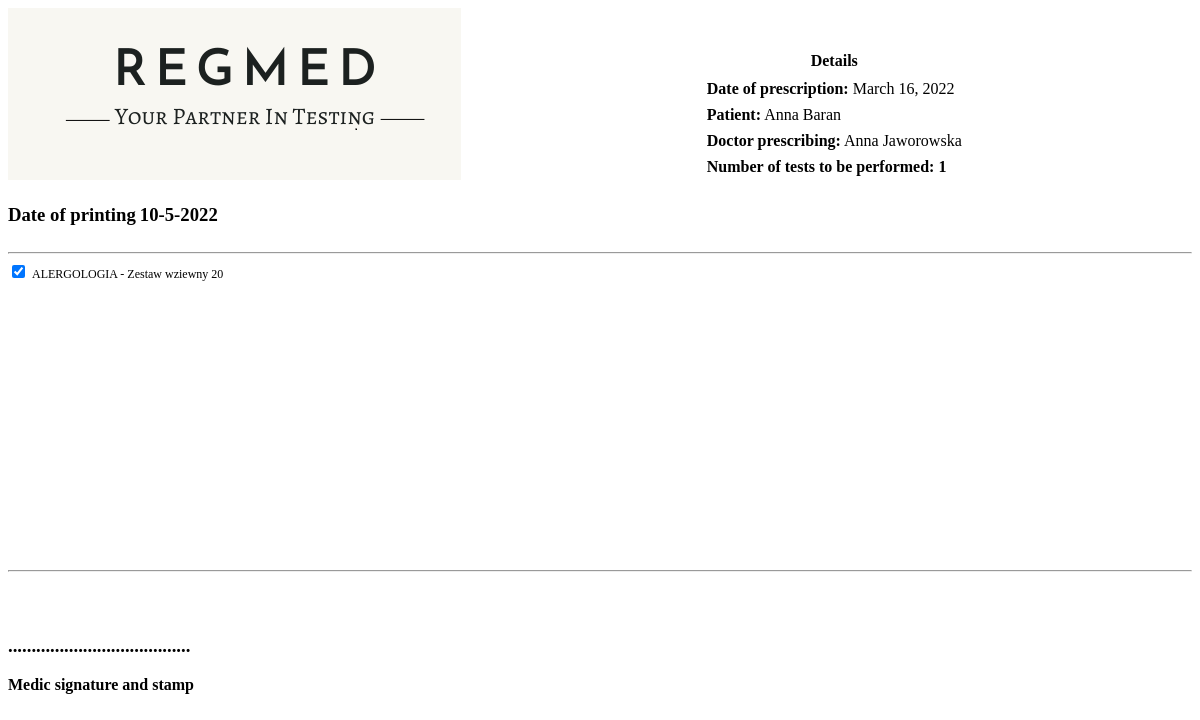
/testing_printout/13, run on the app's committed database.
### ref/models.py (models this page shows, shortened)
class Test(models.Model):
    fk_patient = models.ForeignKey(Patient,null=False,on_delete=models.CASCADE)
    fk_medic = models.ForeignKey(Medic,null=False,on_delete=models.CASCADE)
    date_of_issue = models.DateField()

class Patient(models.Model):
    SEX = (
        ('Male', 'Male'),
        ('Female', 'Female')
    )
    user = models.OneToOneField(User, on_delete=models.CASCADE)
    name = models.CharField(max_length=30, null=True)
    last_name = models.CharField(max_length=30, null=False)
    phone = models.CharField(max_length=30, null=True)
    pesel = models.CharField(null=False,blank=False,max_length=11)
    date_of_birth = models.DateField()
    city = models.CharField(max_length=25,blank=False,null=False)
    street = models.CharField(max_length=50,blank=False,null=False)
    street_no = models.CharField(max_length=10)
    flat_no = models.CharField(max_length=10)
    postal_code = models.CharField(max_length=6,null=False,blank=False,validators=[RegexValidator(regex='^[0-9]{2}-[0-9]{3}',
    message='You must provide code in format DD-DDD')])
    sex = models.CharField(max_length=6,blank=False,null=False,choices=SEX)
    def __str__(self):
        return f'{self.name} {self.last_name}'

class Medic(models.Model):
    user = models.OneToOneField(User, on_delete=models.CASCADE)
    name = models.CharField(max_length=30, null=False)
    last_name = models.CharField(max_length=30, null=False)
    doc_number = models.IntegerField(validators=[MaxValueValidator(99999999999)],null=False,blank=False)
    clinic_info = models.ForeignKey(Clinic,null=True, on_delete=models.SET_NULL)
    def __str__(self):
       return f'{self.name} {self.last_name}'

class TestType(models.Model):
    item = models.ForeignKey(Test,null=True,on_delete=models.CASCADE)
    test_type = models.CharField(max_length=50,blank=True,null=True,choices=TEST_TYPE)
    def __str__(self):
        return f'{self.test_type}'

### ref/views.py (the view)
# urls.py: path('testing_printout/<int:test_pk>',views.groups,name='testing_printout'),
def groups(request, test_pk):
    test = Test.objects.get(pk=test_pk)
    details = test.testtype_set.all()
    details_counter = len(details)
    context = {'test':test,'details':details,'details_counter':details_counter}
    return render(request,'ref/testing_printout.html',context=context)

### ref/context_processors.py (called while the page is built)
def extras(request):
    patients = Patient.objects.all()
    medics = Medic.objects.all()
    medics = [x.user.email for x in medics]
    patients = [x.user.email for x in patients]
    return {'medics':medics,'patients':patients}

### ref/templates/ref/testing_printout.html (shortened to what this page needs)
{%load static%}
<!DOCTYPE HTML PUBLIC "-//W3C//DTD HTML 4.01 Transitional//EN" "http://www.w3.org/TR/html4/loose.dtd">
<head>
<link rel="stylesheet" type="text/css" href="/static/ref/css/print.css?{% now 'U' %}">
</head>
<body onload="window.print()">
    <img id="logo_print" src="{% static 'ref/images/logo_print.png'%}"/>
	 <table cellpadding="3px" class="table_details">
    	<tr>
    		<th>Details</th>
    	</tr>
    	<tr>
    		<td><strong>Date of prescription:</strong> {{test.date_of_issue}}</td>
    	</tr>
        <tr>
    		<td><strong>Patient:</strong> {{test.fk_patient}}</td>
    	</tr>
        <tr>
    		<td><strong>Doctor prescribing:</strong> {{test.fk_medic}}</td>
    	</tr>
		<tr>
    		<td><strong>Number of tests to be performed: {{details_counter}}</strong></td>
    	</tr>
    </table>
    <div id="header_content">
<div id="wrapper">
    <div id="div1">
		<h3>Date of printing</h3>
	</div>
    <div id="div2">
		<h3 id="date"></h3>
	</div>
</div>
    </div>
	<hr>
	<section class="prescribed_testing">
		{%for test in details%}
			<div class="testing_item">
				<input type="checkbox"  name="testing_med" checked>
				<label for="testing_med">{{test}}</label>
			</div>
		{%endfor%}
	</section>
    <hr>
	<br>
    <br>
    <h3>.......................................</h3>
    <p><strong>Medic signature and stamp</strong></p>
</body>
</html>

### ref/static/ref/css/print.css (style rules this page uses)
.table_details { display: inline-block; margin-left: 20%; }
.prescribed_testing label { font-size: 12px; }
.prescribed_testing { height: 300px; display: flex; flex-direction: column; flex-wrap: wrap; align-content: flex-start; }
.prescribed_testing > * { flex: 1 1 50px; }

### ref/templates/ref/testing_printout.html (style rules this page uses)
#div1 { display: inline-block; }
#div2 { display: inline-block; }

### data on the page
Test: date_of_issue "March 16, 2022", fk_patient "Anna Baran", fk_medic "Anna Jaworowska"
TestType: test_type "ALERGOLOGIA - Zestaw wziewny 20"

### other printed values
{{ details_counter }} "1"
